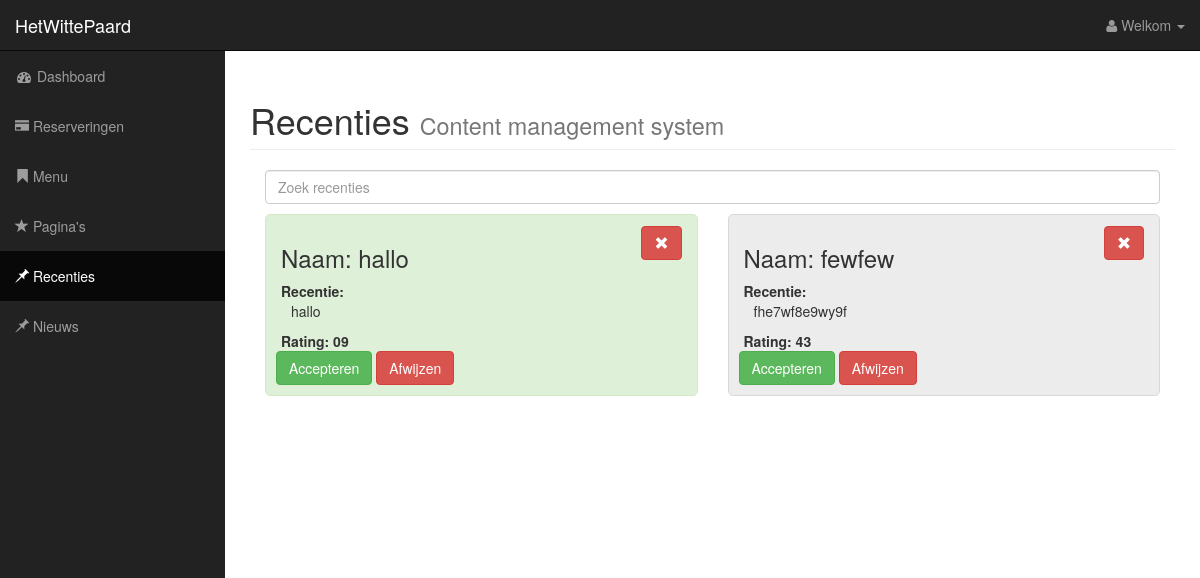
The app's page /recenties.php with its own data.
### tables this page shows
CREATE TABLE IF NOT EXISTS `recenties` (
  `id` int(11) NOT NULL AUTO_INCREMENT,
  `akkoord` int(1) DEFAULT '0',
  `rating` varchar(45) DEFAULT NULL,
  `recentie` longtext,
  `naam` varchar(255) NOT NULL,
  PRIMARY KEY (`id`)
);

### recenties.php (the view, shortened to what this page needs)
<!DOCTYPE html>
<html lang="en">
<head>
    <link href="css/bootstrap.min.css" rel="stylesheet">
    <link href="css/default.css" rel="stylesheet">
    <link href="css/recenties.css" rel="stylesheet">
    <link href="fonts/font-awesome/css/font-awesome.min.css" rel="stylesheet" type="text/css">
</head>
<body>
<div id="wrapper">
    <?php
    require_once 'assets/header.php';
    ?>
    <div id="page-wrapper">
        <div class="container-fluid">
            <div class="row">
                <div class="col-lg-12">
                    <h1 class="page-header">
                        Recenties
                        <small>Content management system</small>
                    </h1>
                    <div class="col-lg-12">
                        <input type="search" class="form-control" id="input-search" placeholder="Zoek recenties" >
                    </div>
                    <div class="searchable-container">
                        <?php
                        $db = new PDO("mysql:host=127.0.0.1;dbname=CMS","root","root");
                        $sql = "SELECT * FROM recenties";
                        $stmt = $db->prepare($sql);
                        $stmt->execute();
                        while ($arr = $stmt->fetch(PDO::FETCH_ASSOC)) {
                            if($arr['akkoord'] == 0) {
                                $recenties_kleur = "#ECECEC";
                                $recenties_border = "#D8D8D8";
                            } else {
                                if ($arr['akkoord'] == 1) {
                                    $recenties_kleur = "#F2DEDE";
                                    $recenties_border = "#EBCCD1";
                                } else {
                                    if ($arr['akkoord'] == 2) {
                                        $recenties_kleur = "#DFF0D8";
                                        $recenties_border = "#D6E9C6";
                                    }
                                }
                            }
                            ?>
                            <div class="items col-md-6 clearfix">
                                <div class="info-block block-info clearfix" style="background-color:<?php echo $recenties_kleur; ?>; border: 1px solid <?php echo $recenties_border; ?>;">
                                    <div class="col-md-12">
                                        <form method="POST">
                                            <button type="submit" id="delete" name="delete" class=" btn btn-danger pull-right glyphicon glyphicon-remove"></button>
                                        </form>
                                    <h3>Naam: <?php echo $arr['naam']; ?></h3></div>
                                    <div class="col-md-12"> <b>Recentie:</b><p> <?php echo $arr['recentie']; ?></p></div>
                                    <div class="col-md-12"> <b>Rating: <?php echo $arr['rating']?></b></div>
                                    <form method="POST">
                                        <button class="btn btn-success" type="submit" name="accept">Accepteren</button>
                                        <button class="btn btn-danger" type="submit" name="decline">Afwijzen</button>
                                    </form>
                                </div>
                            </div>
                        <?php
                        }
                        ?>
                    </div>
                </div>
            </div>
        </div>
    </div>
</div>
</body>
</html>

### css/default.css (style rules this page uses)
body { margin-top: 100px; background-color: #ffffff; adding-top:20px; }
@media (min-width:768px) { body { margin-top: 50px; } }
#wrapper { padding-left: 0; }
#page-wrapper { width: 100%; padding: 0; background-color: #fff; min-height: 500px;!important; }
@media (min-width:768px) { #wrapper { padding-left: 225px; } }
@media (min-width:768px) { #page-wrapper { padding: 10px; } }
.info-block { margin-bottom:25px }

### css/recenties.css (style rules this page uses)
.form-control { margin-bottom: 10px; }
.info-block.block-info.clearfix { border-radius: 5px; padding-top: 10px; }
.info-block.block-info.clearfix p { margin-left: 10px; }
.btn.btn-success { margin-left: 10px; margin-bottom: 10px; }
.btn.btn-danger { margin-bottom: 10px; }

### records on screen
recenties: naam "hallo", recentie "hallo", rating "09"
recenties: naam "fewfew", recentie "fhe7wf8e9wy9f", rating "43"
